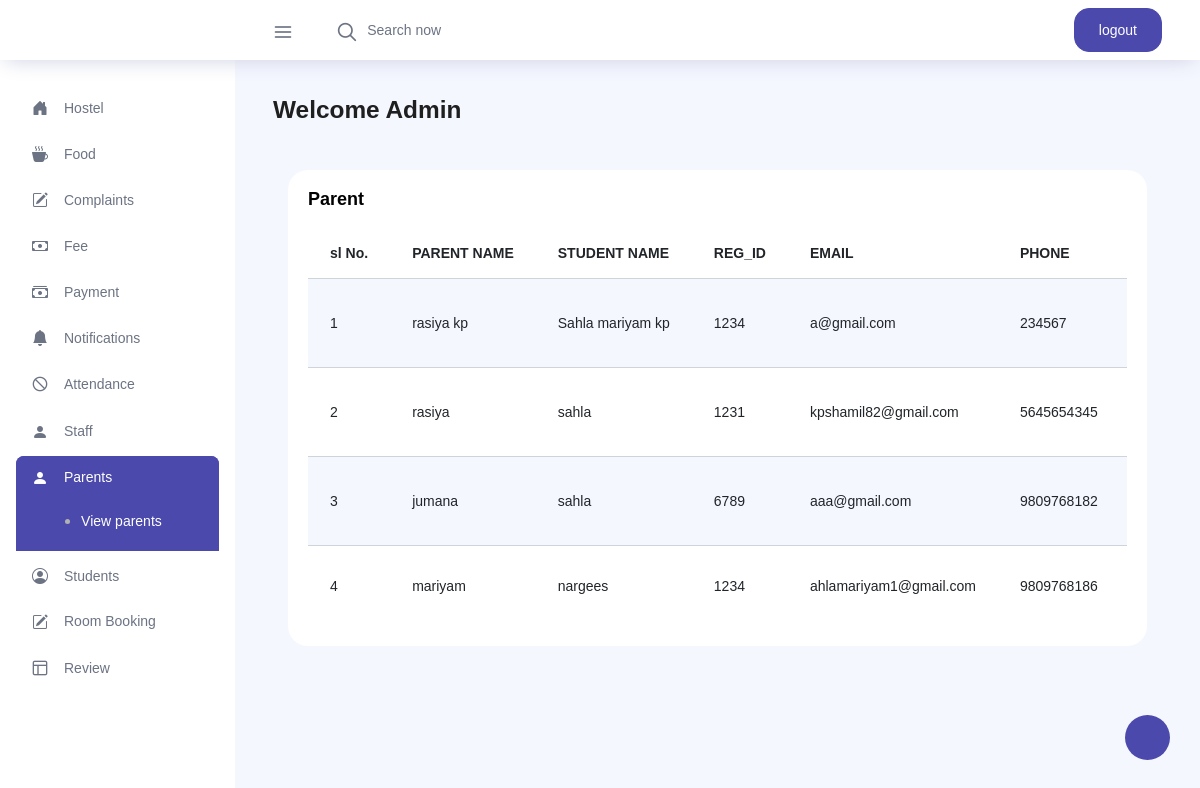
/pview (signed in), run on the app's committed database.
### newprojectapp/models.py (models this page shows, shortened)
class Parent_reg(models.Model):
    user = models.OneToOneField(Login_view, on_delete=models.CASCADE, primary_key=True,related_name='parent')
    parent_name = models.CharField(max_length=200)
    student_name =  models.ForeignKey(Stud_reg,on_delete=models.CASCADE)
    reg_id = models.CharField(max_length=25)
    email = models.EmailField()
    phone = models.IntegerField()
    address = models.CharField(max_length=250)
    approval_status=models.IntegerField(default=0)

class Stud_reg(models.Model):
    user = models.OneToOneField(Login_view,on_delete=models.CASCADE,related_name='student',null=True)
    name = models.CharField(max_length=200)
    reg_id = models.CharField(max_length=25)
    email = models.EmailField()
    phone =models.IntegerField()
    address = models.CharField(max_length=250)
    approval_status = models.IntegerField(default=0)
    student_images = models.ImageField(upload_to="images")
    def __str__(self):
        return self.name

### newprojectapp/adminviews.py (the view)
# urls.py: path('pview',adminviews.pview,name='pview'),
@login_required(login_url='log')
def pview(request):
    data=Parent_reg.objects.all()
    return render(request,'pview.html',{'data':data})

### templates/pview.html (shortened to what this page needs)
{% extends 'adminpage.html' %}
{% load crispy_forms_tags %}
{% block content %}
<div class="col-lg-12 grid-margin stretch-card">
              <div class="card">
                <div class="card-body">
                  <h4 class="card-title">Parent</h4>
                  <div class="table-responsive">
                    <table class="table table-striped">
                      <thead>
                        <tr>
                          <th>sl No.</th>
                          <th>PARENT NAME</th>
                          <th>STUDENT NAME</th>
                          <th>REG_ID</th>
                          <th>EMAIL</th>
                          <th>PHONE</th>
                          <th>ADDRESS</th>
                        </tr>
                      </thead>
                      <tbody>
                      {% for i in data %}
                        <tr>
                          <td class="py-1">{{forloop.counter}}</td>
                          <td>{{i.parent_name}}</td>
                          <td>{{i.student_name}}</td>
                          <td>{{i.reg_id}}</td>
                          <td>{{i.email}}</td>
                          <td>{{i.phone}}</td>
                          <td>{{i.address}}</td>
                        </tr>
                      {% endfor %}
                      </tbody>
                    </table>
                  </div>
                </div>
              </div>
            </div>
{% endblock %}

### data on the page
Parent_reg: parent_name "rasiya kp", student_name "Sahla mariyam kp", reg_id "1234", email "a@gmail.com", phone "234567"
Parent_reg: parent_name "rasiya", student_name "sahla", reg_id "1231", email "kpshamil82@gmail.com", phone "5645654345"
Parent_reg: parent_name "jumana", student_name "sahla", reg_id "6789", email "aaa@gmail.com", phone "9809768182"
Parent_reg: parent_name "mariyam", student_name "nargees", reg_id "1234", email "ahlamariyam1@gmail.com", phone "9809768186"
